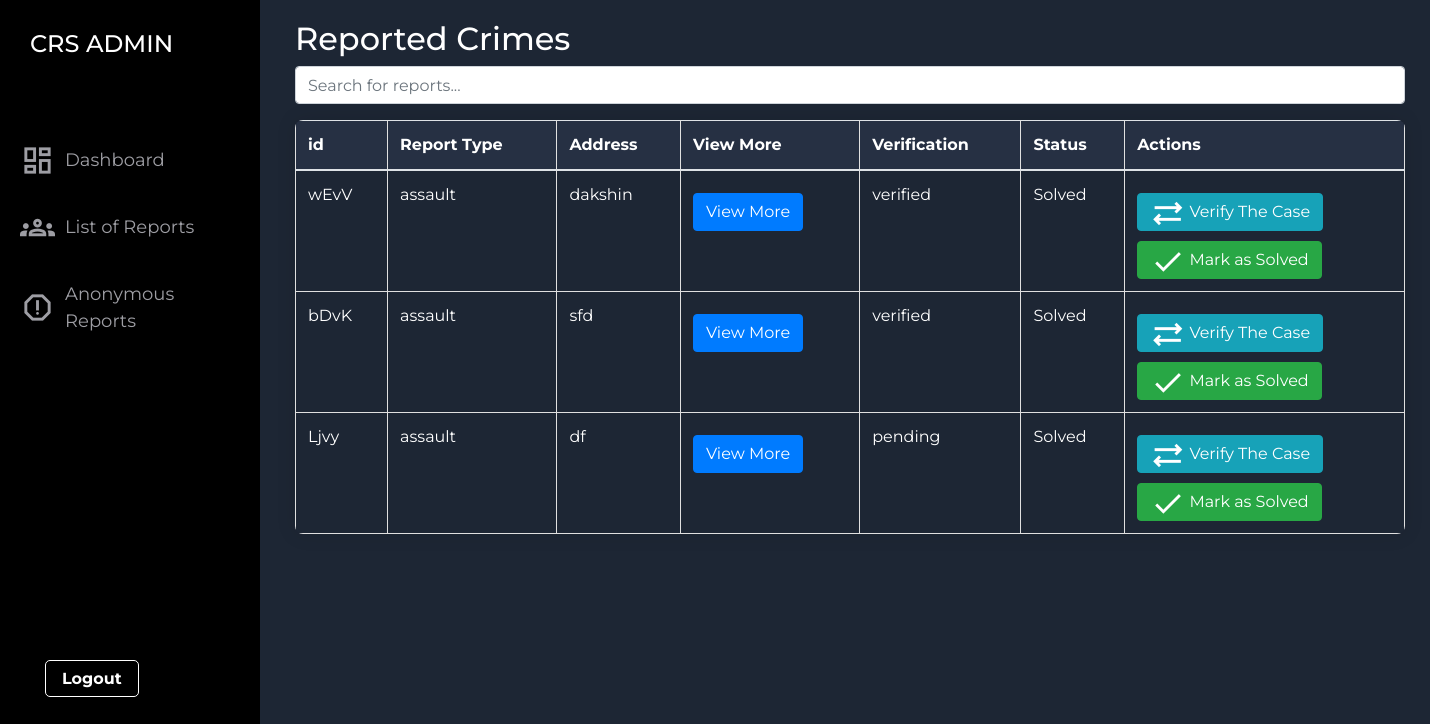
/admin_section/admin_prac.php, run on the app's committed database.
### tables this page shows
CREATE TABLE `report_crime` (
  `report_type` varchar(50) NOT NULL,
  `name` varchar(100) NOT NULL,
  `phone` varchar(20) NOT NULL,
  `address` varchar(255) NOT NULL,
  `description` text NOT NULL,
  `submission_date` timestamp NOT NULL DEFAULT current_timestamp(),
  `Verification` varchar(50) DEFAULT 'pending',
  `status` varchar(50) DEFAULT 'Pending',
  `image` varchar(255) DEFAULT NULL,
  `video` varchar(255) DEFAULT NULL,
  `case_id` varchar(4) DEFAULT NULL,
  `id` int(11) NOT NULL,
  `admin_remarks` text DEFAULT NULL
);

### admin_section/admin_prac.php (the view, shortened to what this page needs)
<!DOCTYPE html>
<html lang="en">
<head>
    <link rel="stylesheet" href="../admin_css/admin_prac.css">
    <link rel="stylesheet" href="https://maxcdn.bootstrapcdn.com/bootstrap/4.5.2/css/bootstrap.min.css">
</head>
<body>
    <div class="grid-container">
        <aside id="sidebar">
            <div class="sidebar-title">
                <h4>CRS ADMIN</h4>
            </div>
            <ul class="sidebar-list">
                <li class="sidebar-list-item">
                    <a href="admin_dashboard.php" >
                        <span class="material-icons-outlined">dashboard</span> Dashboard
                    </a>
                </li>
                <li class="sidebar-list-item">
                    <a href="admin_prac.php">
                        <span class="material-icons-outlined">groups</span>
                        <span>List of Reports</span>
                    </a>
                </li>
                <li class="sidebar-list-item active">
                    <a href="./admin_anon_view.php">
                        <span class="material-icons-outlined">report</span> Anonymous Reports
                    </a>
                </li>
            </ul>
            <ul class="logout-mode">
                <li><a href="../logout.php">
                    <span class="logout">Logout</span>
                </a></li>
            </ul>
        </aside>
        <div class="main-content">
            <div class="container">
                <h2>Reported Crimes</h2>
                <input type="text" id="searchInput" onkeyup="searchTable()" placeholder="Search for reports..." class="form-control mb-3">
                <table class="table" id="reportTable">
                    <thead>
                        <tr>
                           <th>id</th>
                            <th>Report Type</th>
                            <th>Address</th>
                            <th>View More</th>
                            <th>Verification</th>
                            <th>Status</th>
                            <th>Actions</th>
                        </tr>
                    </thead>
                    <tbody>
                        <?php
                        $servername = "localhost";
                        $username = "root";
                        $password = "";
                        $database = "login";
                        $conn = new mysqli($servername, $username, $password, $database);
                        $sql = "SELECT *,
                        (SELECT COUNT(*) FROM report_crime WHERE status = 'Solved' AND case_id = report_crime.case_id) AS solved_cases
                    FROM report_crime;";
                        $result = $conn->query($sql);
                        if ($result->num_rows > 0) {
                            while ($row = $result->fetch_assoc()) {
                                echo "<tr>";
                                echo "<td>" . $row['case_id'] . "</td>";
                                echo "<td>" . $row['report_type'] . "</td>";
                                echo "<td>" . $row['address'] . "</td>";
                                echo "<td>";
                                echo "<button class='view-more-btn btn btn-primary' data-toggle='modal' data-target='#exampleModal' data-details='" . htmlentities(json_encode($row)) . "'>View More</button>";
                                echo "</td>";
                                echo "<td>" . $row['Verification'] . "</td>";
                                echo "<td>" . $row['status'] . "</td>";
                                echo "<td class='toggle-actions-btn'>";
        echo "<form method='post' action='toggle_verification.php' onsubmit='showAlert(\"Verification status toggled successfully\")'>";
        echo "<button class='toggle-btn btn btn-info' type='submit' name='toggle_btn'><span class='material-icons-outlined'>sync_alt</span> Verify The Case</button>";
        echo "</form>";
        echo "<button class='solve-btn btn btn-success' data-toggle='modal' data-target='#reviewModal' data-report-id='" . $row['case_id'] . "'>
        <span class='material-icons-outlined'>done</span>
        Mark as Solved
        </button>";
        echo "</td>";
        echo "</tr>";
                            }
                        } else {
                            echo "<tr><td colspan='8'>No reported crimes found.</td></tr>";
                        }
                        ?>
                    </tbody>
                </table>
            </div>
        </div>
    </div>
</body>
</html>

### admin_section/admin_prac.php (style rules this page uses)
body { margin: 0; padding: 0; background-color: #1d2634; color: #ffffff; font-family: 'Montserrat', sans-serif; }
.material-icons-outlined { vertical-align: middle; line-height: 1px; font-size: 35px; }
.grid-container { display: grid; grid-template-columns: 260px 1fr 1fr 1fr; grid-template-rows: 0.2fr 3fr; grid-template-areas: 'sidebar header header header' 'sidebar main main main'; height: 100vh; }
#sidebar { grid-area: sidebar; height: 100%; background-color: #000000; overflow-y: auto; transition: all 0.5s ease; -webkit-transition: all 0.5s; }
.sidebar-title { display: flex; justify-content: space-between; align-items: center; padding: 30px 30px 30px 30px; margin-bottom: 30px; }
.sidebar-list { padding: 0; margin-top: 15px; list-style-type: none; }
.sidebar-list-item { padding: 20px 20px 20px 20px; font-size: 18px; }
.sidebar-list-item > a { display: flex; align-items: center; text-decoration: none; color: #9e9ea4; }
.sidebar-list-item > a > .material-icons-outlined { margin-right: 10px; }
.container { margin-top: 20px; position: absolute; margin-left: 20px; margin-right: 20px; }
table { width: 100%; border-collapse: collapse; border-radius: 8px; overflow: hidden; box-shadow: 0 0 20px rgba(0, 0, 0, 0.1); }
table th { padding: 12px; border: 1px solid #e0e0e0; text-align: left; color: white; }
table td { padding: 12px; border: 1px solid #e0e0e0; text-align: left; color:white ; }
thead { background-color: #263043; color: #ffffff; }
button { padding: 8px 6px; background-color: green; color: #ffffff; border: none; border-radius: 5px; cursor: pointer; margin-top: 10px; transition: background-color 0.3s; }
.logout-mode { list-style-type: none; padding: auto; margin: 5px; margin-top: 120%; }
.logout-mode li { display: inline-block; margin-right: 10px; }
.logout-mode li a { text-decoration: none; color: white; font-weight: bold; padding: 8px 16px; border: 1px solid white; border-radius: 5px; transition: all 0.3s; }

### data on the page
report_crime: case "wEvV", report_type "assault", address "dakshin", Verification "verified", status "Solved"
report_crime: case "bDvK", report_type "assault", address "sfd", Verification "verified", status "Solved"
report_crime: case "Ljvy", report_type "assault", address "df", Verification "pending", status "Solved"
